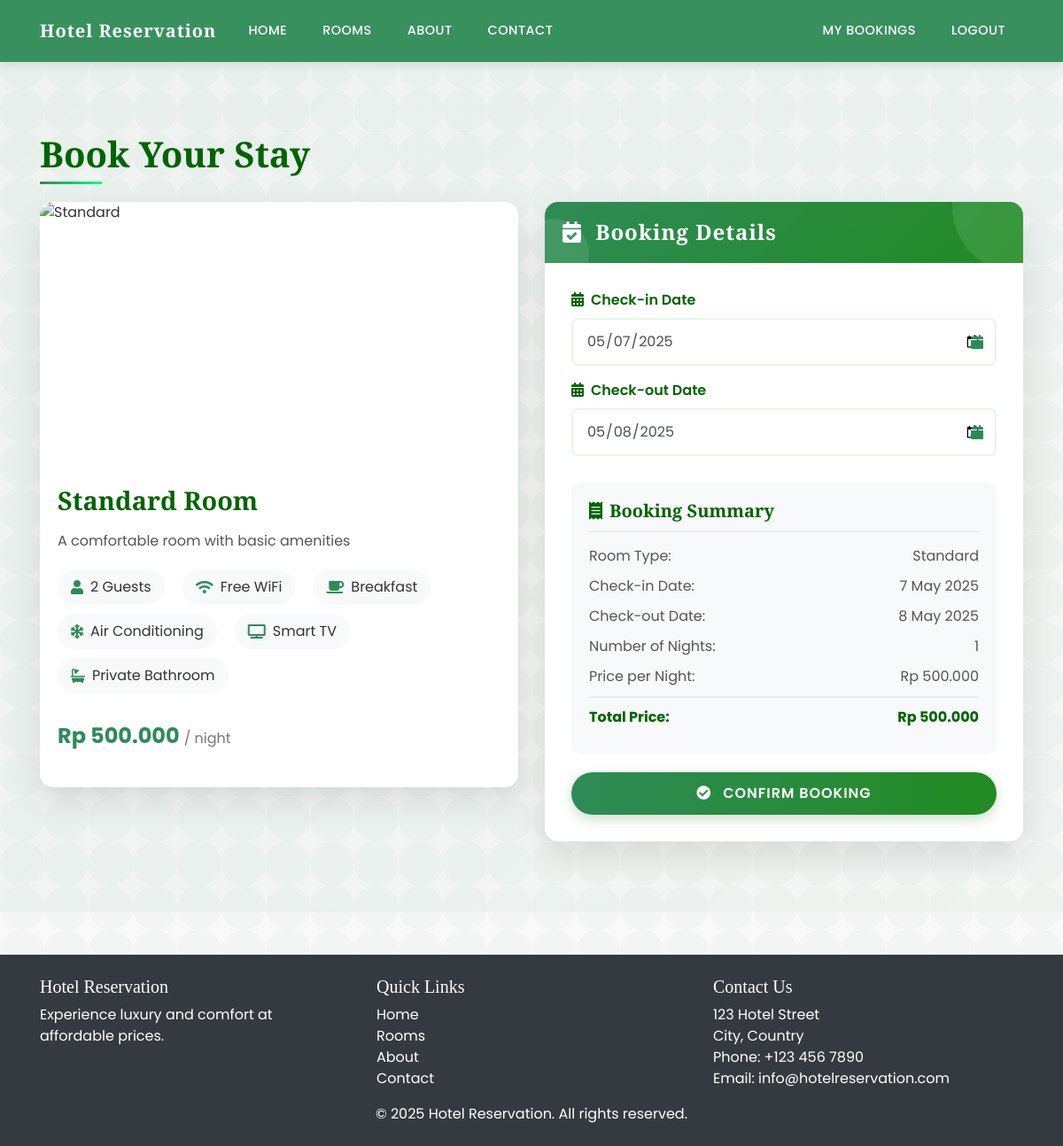
/booking.php?type=1 (signed in), run on the app's committed database.
### tables this page shows
CREATE TABLE `room_types` (
  `id` int(11) NOT NULL,
  `name` varchar(50) NOT NULL,
  `description` text DEFAULT NULL,
  `price_per_night` decimal(10,2) NOT NULL,
  `capacity` int(11) NOT NULL
);

### booking.php (the view, shortened to what this page needs)
<?php
include 'config/db_connect.php';
$type_id = mysqli_real_escape_string($conn, $_GET['type']);
$sql = "SELECT * FROM room_types WHERE id = $type_id";
$result = mysqli_query($conn, $sql);
$room_type = mysqli_fetch_assoc($result);
$errors = ['check_in' => '', 'check_out' => '', 'booking' => '', 'recaptcha' => ''];
$check_in = $check_out = '';
?>
<!DOCTYPE html>
<html lang="en">
<head>
    <link rel="stylesheet" href="https://stackpath.bootstrapcdn.com/bootstrap/4.5.2/css/bootstrap.min.css">
    <link rel="stylesheet" href="https://cdnjs.cloudflare.com/ajax/libs/font-awesome/5.15.3/css/all.min.css">
    <link rel="stylesheet" href="https://cdnjs.cloudflare.com/ajax/libs/animate.css/4.1.1/animate.min.css">
    <link rel="stylesheet" href="https://unpkg.com/aos@next/dist/aos.css" />
</head>
<body>
    <?php include 'templates/header.php'; ?>
    <section class="booking-section">
        <div class="container">
            <h2 class="page-title" data-aos="fade-right">Book Your Stay</h2>
            <div class="row">
                <div class="col-lg-6 mb-4" data-aos="fade-up" data-aos-delay="100">
                    <div class="card room-card">
                        <img src="https://source.unsplash.com/random/600x400/?luxury-hotel-room" class="card-img-top room-img" alt="<?php echo $room_type['name']; ?>">
                        <div class="card-body">
                            <h3 class="card-title"><?php echo $room_type['name']; ?> Room</h3>
                            <p class="card-text"><?php echo $room_type['description']; ?></p>
                            <div class="amenities-list">
                                <div class="amenity-item">
                                    <i class="fas fa-user"></i>
                                    <span><?php echo $room_type['capacity']; ?> Guests</span>
                                </div>
                                <div class="amenity-item">
                                    <i class="fas fa-wifi"></i>
                                    <span>Free WiFi</span>
                                </div>
                                <div class="amenity-item">
                                    <i class="fas fa-coffee"></i>
                                    <span>Breakfast</span>
                                </div>
                                <div class="amenity-item">
                                    <i class="fas fa-snowflake"></i>
                                    <span>Air Conditioning</span>
                                </div>
                                <div class="amenity-item">
                                    <i class="fas fa-tv"></i>
                                    <span>Smart TV</span>
                                </div>
                                <div class="amenity-item">
                                    <i class="fas fa-bath"></i>
                                    <span>Private Bathroom</span>
                                </div>
                            </div>
                            <div class="price-tag">
                                Rp <?php echo number_format($room_type['price_per_night'], 0, ',', '.'); ?> <small>/ night</small>
                            </div>
                        </div>
                    </div>
                </div>
                <div class="col-lg-6" data-aos="fade-up" data-aos-delay="200">
                    <div class="card booking-form-card">
                        <div class="booking-form-header">
                            <h4><i class="fas fa-calendar-check mr-2"></i> Booking Details</h4>
                        </div>
                        <div class="booking-form-body">
                            <form action="booking.php?type=<?php echo $type_id; ?>" method="POST" id="bookingForm">
                                <div class="form-group">
                                    <label for="check_in"><i class="fas fa-calendar-alt mr-2"></i>Check-in Date</label>
                                    <div class="date-picker-wrapper">
                                        <input type="date" class="form-control <?php echo $errors['check_in'] ? 'is-invalid' : ''; ?>" id="check_in" name="check_in" value="<?php echo $check_in; ?>" min="<?php echo date('Y-m-d'); ?>">
                                    </div>
                                </div>
                                <div class="form-group">
                                    <label for="check_out"><i class="fas fa-calendar-alt mr-2"></i>Check-out Date</label>
                                    <div class="date-picker-wrapper">
                                        <input type="date" class="form-control <?php echo $errors['check_out'] ? 'is-invalid' : ''; ?>" id="check_out" name="check_out" value="<?php echo $check_out; ?>" min="<?php echo date('Y-m-d', strtotime('+1 day')); ?>">
                                    </div>
                                </div>
                                <div class="booking-summary" id="bookingSummary" style="display: none;">
                                    <h5 class="summary-title"><i class="fas fa-receipt mr-2"></i>Booking Summary</h5>
                                    <div class="summary-item">
                                        <span>Room Type:</span>
                                        <span><?php echo $room_type['name']; ?></span>
                                    </div>
                                    <div class="summary-item">
                                        <span>Check-in Date:</span>
                                        <span id="summaryCheckIn">-</span>
                                    </div>
                                    <div class="summary-item">
                                        <span>Check-out Date:</span>
                                        <span id="summaryCheckOut">-</span>
                                    </div>
                                    <div class="summary-item">
                                        <span>Number of Nights:</span>
                                        <span id="summaryNights">-</span>
                                    </div>
                                    <div class="summary-item">
                                        <span>Price per Night:</span>
                                        <span>Rp <?php echo number_format($room_type['price_per_night'], 0, ',', '.'); ?></span>
                                    </div>
                                    <div class="summary-item summary-total">
                                        <span>Total Price:</span>
                                        <span id="summaryTotal">-</span>
                                    </div>
                                </div>
                                <button type="submit" name="submit" class="btn btn-book btn-block">
                                    <i class="fas fa-check-circle mr-2"></i> Confirm Booking
                                </button>
                            </form>
                        </div>
                    </div>
                </div>
            </div>
        </div>
    </section>
    <?php include 'templates/footer.php'; ?>
</body>
</html>

### booking.php (style rules this page uses)
:root { --primary-green: #2E8B57; --secondary-green: #3CB371; --light-green: #98FB98; --dark-green: #006400; --accent-green: #00FF7F; --forest-green: #228B22; --mint-green: #BDFCC9; --olive-green: #556B2F; }
body { font-family: 'Poppins', sans-serif; background-color: #f9f9f9; color: #333; overflow-x: hidden; background-attachment: fixed; }
h1, h2, h3, h4, h5, h6 { font-family: 'Playfair Display', serif; }
.booking-section { padding: 80px 0; position: relative; }
.booking-section:before { content: ''; position: absolute; top: 0; left: 0; width: 100%; height: 100%; background: linear-gradient(135deg, rgba(46, 139, 87, 0.05) 0%, rgba(0, 100, 0, 0.02) 100%); z-index: -1; }
.page-title { font-size: 2.5rem; font-weight: 700; color: var(--dark-green); margin-bottom: 30px; position: relative; display: inline-block; }
.page-title:after { content: ''; position: absolute; width: 70px; height: 3px; background: linear-gradient(to right, var(--primary-green), var(--accent-green)); bottom: -10px; left: 0; }
.room-card { border: none; border-radius: 15px; overflow: hidden; box-shadow: 0 15px 35px rgba(0, 0, 0, 0.1); transition: all 0.4s ease; background: white; margin-bottom: 30px; }
.room-img { height: 300px; object-fit: cover; transition: all 0.5s ease; }
.card-title { font-size: 1.8rem; font-weight: 700; color: var(--dark-green); margin-bottom: 15px; }
.card-text { color: #555; margin-bottom: 15px; line-height: 1.6; }
.price-tag { font-size: 1.5rem; font-weight: 700; color: var(--primary-green); margin: 20px 0; display: flex; align-items: baseline; }
.price-tag small { font-size: 1rem; color: #777; margin-left: 5px; }
.booking-form-card { border: none; border-radius: 15px; overflow: hidden; box-shadow: 0 15px 35px rgba(0, 0, 0, 0.1); transition: all 0.4s ease; background: white; }
.booking-form-header { background: linear-gradient(135deg, var(--primary-green), var(--forest-green)); color: white; padding: 20px; position: relative; overflow: hidden; }
.booking-form-header h4 { position: relative; z-index: 2; font-weight: 700; margin: 0; letter-spacing: 1px; }
.booking-form-header:after { content: ''; position: absolute; width: 150px; height: 150px; background: rgba(255, 255, 255, 0.1); border-radius: 50%; top: -70px; right: -70px; z-index: 1; }
.booking-form-header:before { content: ''; position: absolute; width: 80px; height: 80px; background: rgba(255, 255, 255, 0.1); border-radius: 50%; bottom: -30px; left: -30px; z-index: 1; }
.booking-form-body { padding: 30px; }
.form-group label { font-weight: 600; color: var(--dark-green); margin-bottom: 8px; }
.form-control { border: 2px solid #e8f5e9; border-radius: 8px; padding: 12px 15px; height: auto; font-size: 1rem; transition: all 0.3s ease; }
.btn-book { background: linear-gradient(to right, var(--primary-green), var(--forest-green)); border: none; color: white; padding: 12px 30px; border-radius: 50px; font-weight: 600; text-transform: uppercase; letter-spacing: 1px; transition: all 0.3s ease; position: relative; overflow: hidden; z-index: 1; box-shadow: 0 5px 15px rgba(0, 100, 0, 0.2); }
.btn-book:before { content: ''; position: absolute; top: 0; left: -100%; width: 100%; height: 100%; background: linear-gradient(90deg, transparent, rgba(255, 255, 255, 0.2), transparent); transition: all 0.6s ease; z-index: -1; }
.booking-summary { background-color: #f8f9fa; border-radius: 10px; padding: 20px; margin-top: 30px; }
.summary-title { font-weight: 700; color: var(--dark-green); margin-bottom: 15px; border-bottom: 2px solid #e9ecef; padding-bottom: 10px; }
.summary-item { display: flex; justify-content: space-between; margin-bottom: 10px; color: #555; }
.summary-total { font-weight: 700; color: var(--dark-green); border-top: 2px solid #e9ecef; padding-top: 10px; margin-top: 10px; }
.date-picker-wrapper { position: relative; }
.amenities-list { display: flex; flex-wrap: wrap; margin: 20px 0; }
.amenity-item { display: flex; align-items: center; margin-right: 20px; margin-bottom: 10px; background-color: #f8f9fa; padding: 8px 15px; border-radius: 30px; transition: all 0.3s ease; }
.amenity-item i { color: var(--primary-green); margin-right: 8px; }

### data on the page
room_types: name "Standard", description "A comfortable room with basic amenities", capacity "2", price_per_night "500.000"
